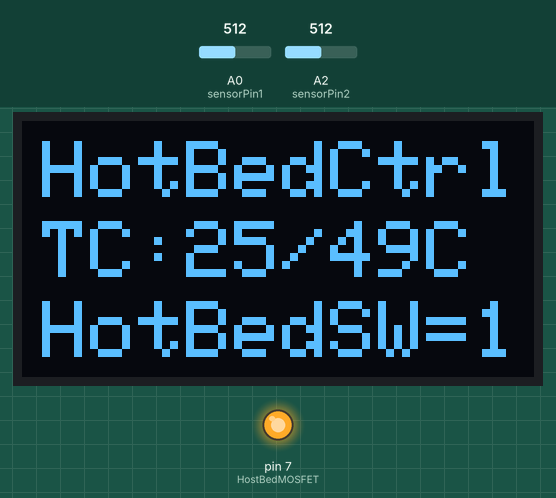
The sketch below on a simulated Arduino Uno, built with avr-gcc and run on an emulated ATmega328P. Parts: 128×64 one-colour display, output pins drawn as LEDs (lit = HIGH). The test bench sets the inputs (shaded band); at power-on: A0 (sensorPin1) = 512, A2 (sensorPin2) = 512.

Above: at 1.2 s.
1.3 s: A0 (sensorPin1) set to 531
At 2.0 s:
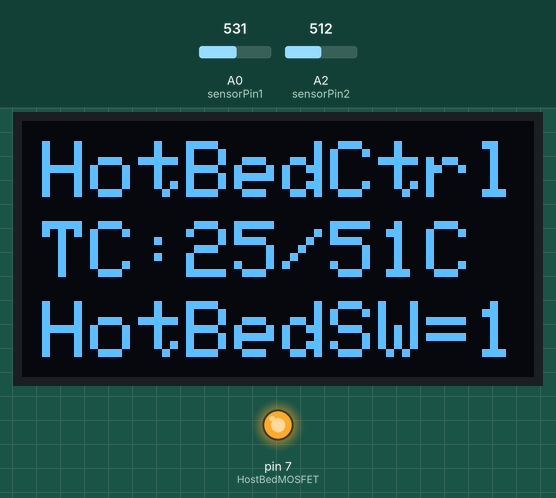
3.1 s: A0 (sensorPin1) set to 440
At 4.3 s:
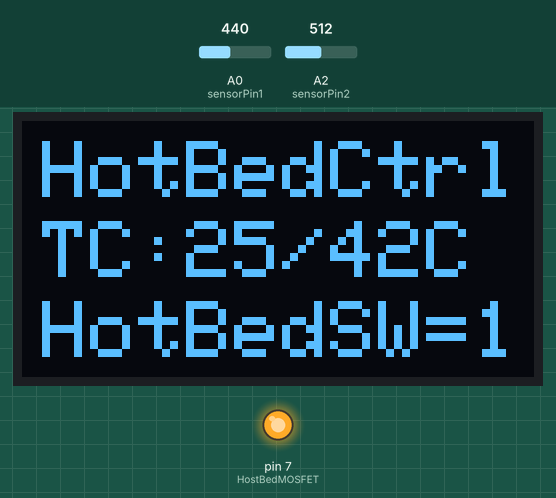
5.3 s: A0 (sensorPin1) set to 411
At 6.6 s:
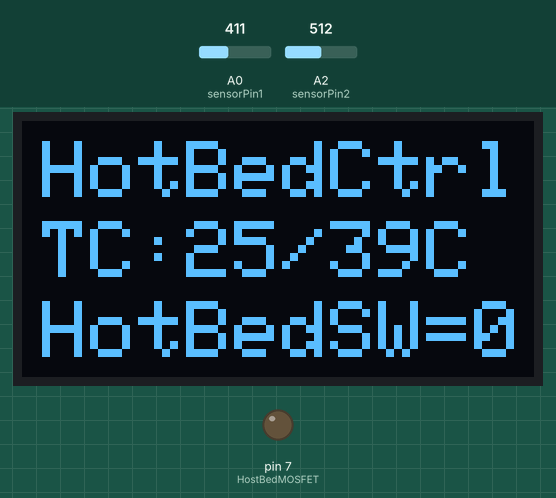
7.4 s: A2 (sensorPin2) set to 716
At 8.6 s:
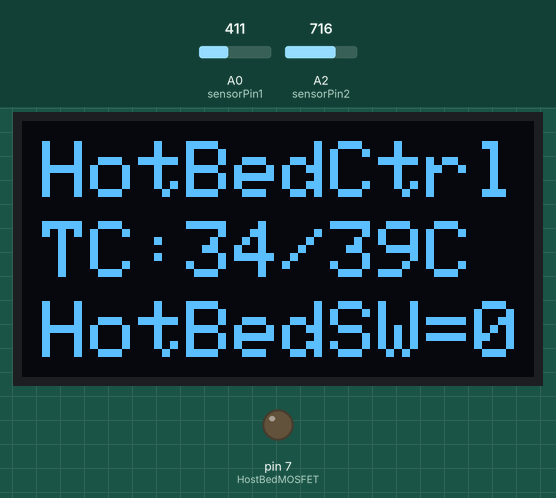
9.2 s: A2 (sensorPin2) set to 900
At 10.9 s:
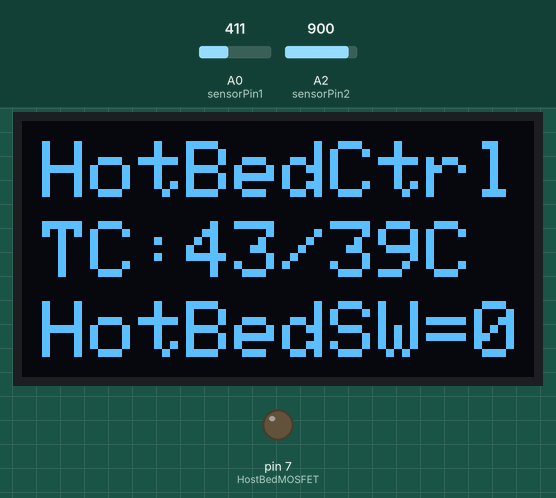
11.3 s: A2 (sensorPin2) set to 1023
At 13.0 s:
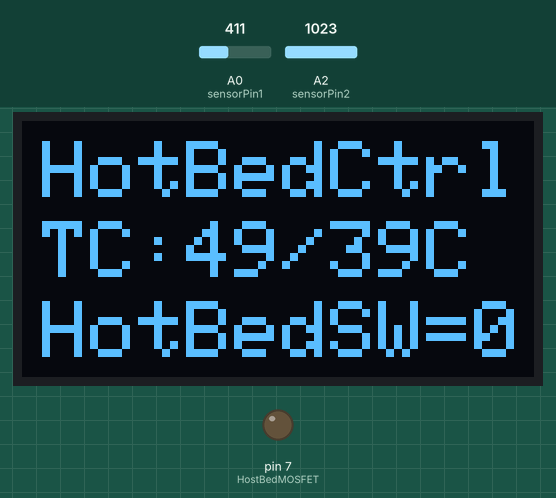
Timing chart, 0 to 14.0 s (numbered marks = the images above; inputs shaded):
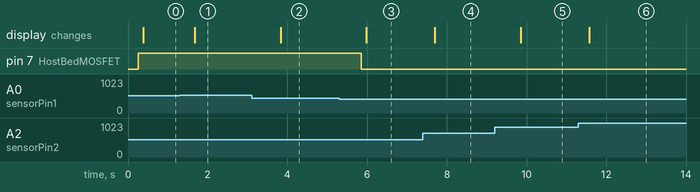

Measured:
- the behaviour switches between 516 and 517 on A0 (sensorPin1) (found by bisection; images 0 and 1)
- the behaviour switches between 424 and 423 on A0 (sensorPin1) (found by bisection; images 2 and 3)
- after the input at 1.3 s, the display: changes after 0.38 s (image 1)
- after the input at 3.1 s, the display: changes after 0.73 s (image 2)
- after the input at 5.3 s, pin 7 (HostBedMOSFET): HIGH → LOW after 0.55 s; the display: changes after 0.68 s (image 3)
- after the input at 7.4 s, the display: changes after 0.30 s (image 4)
- after the input at 9.2 s, the display: changes after 0.65 s (image 5)
- after the input at 11.3 s, the display: changes after 0.27 s (image 6)

The sketch:

HotBedControl.ino
```cpp
#include <Wire.h>
#include <Adafruit_GFX.h>//需載
#include <Adafruit_SH1106.h>//需載

#define OLED_RESET     -1 // Reset pin # (or -1 if sharing Arduino reset pin)
Adafruit_SH1106 display(OLED_RESET);

const int sensorPin1 = 14;//控制溫度(可變電阻)連接腳位
const int sensorPin2 = 16;//熱床溫度(感溫電阻)連接腳位
const int HostBedMOSFET = 7;//熱床MOSFET開關連接腳位

int sensorValue1 = 0;//控制溫度(可變電阻)值
int sensorValue2 = 0;//熱床溫度(感溫電阻)值

int HotBedSwitch = 0;
void setup() {

  pinMode(HostBedMOSFET, OUTPUT);
  pinMode(sensorPin1, INPUT);
  pinMode(sensorPin2, INPUT);
  pinMode(sensorPin2, INPUT);
  display.begin(SH1106_SWITCHCAPVCC, 0x3C);
  display.display();
  digitalWrite(HostBedMOSFET, LOW);
  //Serial.begin(9600);
}

void sensorPin1Event() {//控制溫度(可變電阻)事件

  sensorValue1 = map(analogRead(sensorPin1),0,1023,0,99);

  //Serial.println("Control="+String(sensorValue1));

  delay(100);
}

void sensorPin2Event() {//熱床溫度(感溫電阻)事件

  sensorValue2 = analogRead(sensorPin2)*0.048828125;
  //sensorValue2=RT;
  //sensorValue2=map(RT,3.186,11093.8,-55,125);
  //Serial.println("Bed="+String(sensorValue2));

  delay(100);
}

void oledEvent() {//熱床溫度(感溫電阻)事件

  display.clearDisplay();
  //display.fillScreen(0);
  display.setTextSize(2); // Draw 2X-scale text
  display.setTextColor(WHITE);
  display.setCursor(5, 5);
  display.print("HotBedCtrl");
  display.setCursor(5, 25);
  display.print("TC:"+String(sensorValue2)+"/"+String(sensorValue1)+"C");
  display.setCursor(5, 45);
  display.print("HotBedSW="+String(HotBedSwitch));
  display.display();

  delay(100);
}

void bedRelayEvent() {//熱床溫度(感溫電阻)事件

  if(sensorValue1>40)
  {
      if(sensorValue2<sensorValue1)
      {
          HotBedSwitch=1;
          digitalWrite(HostBedMOSFET, HIGH);
          //Serial.println("HostBedMOSFET--HIGH");
      }
      else
      {
          HotBedSwitch=0;
          digitalWrite(HostBedMOSFET, LOW);
          //Serial.println("HostBedMOSFET--LOW2");
      }
  }
  else
  {
      HotBedSwitch=0;
      digitalWrite(HostBedMOSFET, LOW);
      //Serial.println("HostBedMOSFET--LOW1");
  }

  delay(100);
}

void loop() {

  sensorPin1Event();
  sensorPin2Event();

  bedRelayEvent();

  oledEvent();

}
```
